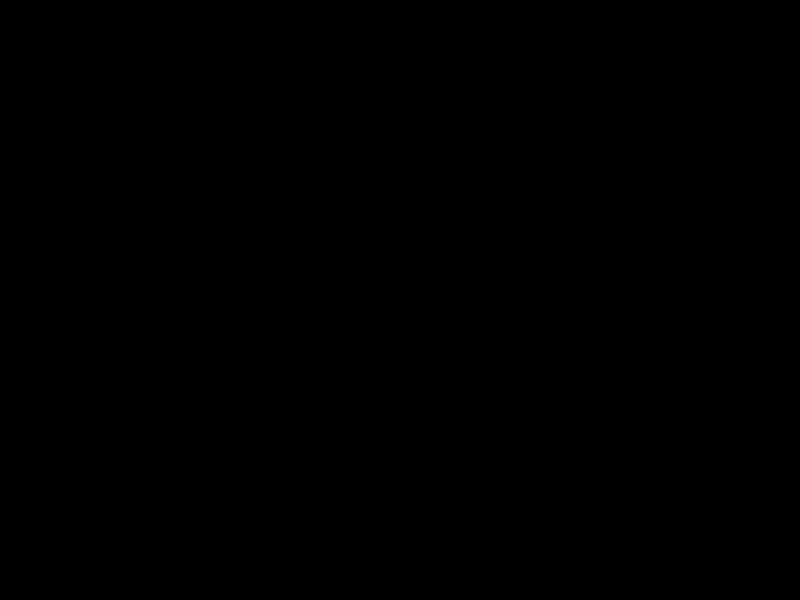
Frame 1 (no input)
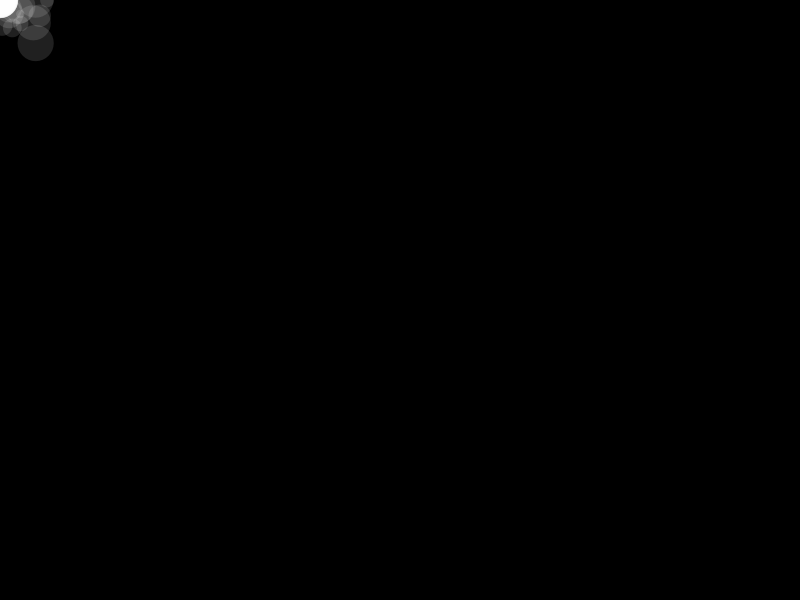
Frame 60 (the mouse pressed at the canvas centre just before this capture)
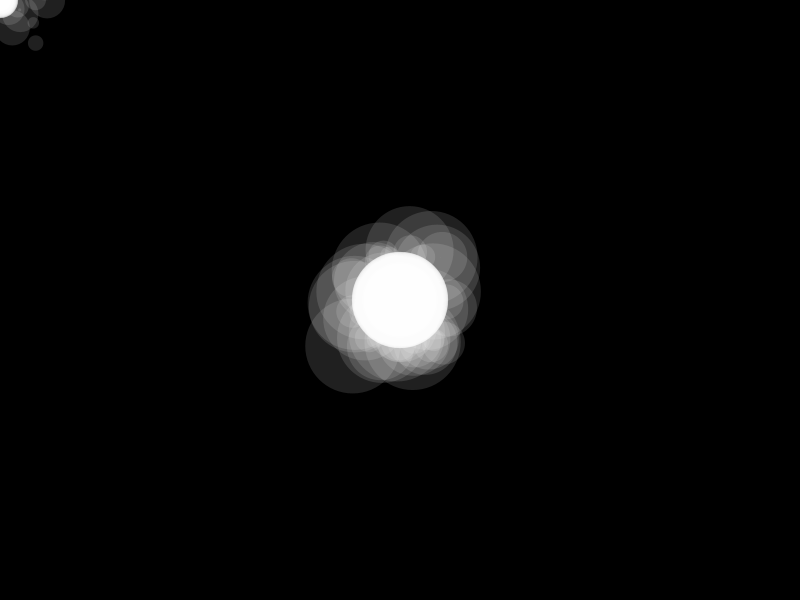
Frame 120 (the mouse held since frame 60 and released just before this capture)

The Processing sketch that drew these frames (run headless with seeded random() and noise(); from frame 60 on, the mouse is pressed at the canvas centre):

// Processing sketch: draw_mouse_final
// ── draw_mouse_final.pde
/* Draw 2 trails using functions to reduce repetition in code */

ArrayList<PVector> trail1;
ArrayList<PVector> trail2;

void setup() {
  // Set up your stage
  size(800, 600);
  //fullScreen();
  background(255);

  trail1 = new ArrayList<PVector>();
  trail2 = new ArrayList<PVector>();
}

void draw() {
  background(0);

  // Look up other ways to draw stuff in the reference
  //line(mouseX, mouseY, pmouseX, pmouseY);
  
  // Grab the mouse position and store it in a PVector
  PVector mouse = new PVector(mouseX, mouseY);
  
  // Add the current mouse position to the ArrayList trail1
  trail1.add(mouse);
  
  // Calculate a new position that's randomly offset from the mouse position by up to 50 pixels
  PVector noodle = new PVector(mouseX + random(-50, 50), mouseY + random(-50, 50));
  
  // Add that new position to the ArrayList trail2
  trail2.add(noodle);
  
  // Draw trail 1 with an opacity of 64
  drawTrail(trail1, 64);
  
  // Draw trail 2 with an opacity of 32
  drawTrail(trail2, 32);

}

// Function for drawing trails
void drawTrail(ArrayList<PVector> trail, float alpha) {
  
  // When trail has more than 100 positions, delete the oldest one
  if (trail.size() > 100) {
    trail.remove(0);
  }
  
  // Draw the trail
  // Calculate the size of the ellipse for each position in the trail based off it's "age" (counter)
  int counter = 0;
  fill(255, alpha);
  noStroke();
  for (PVector t : trail) {
    counter++;
    float sz = calcSize(counter);
    ellipse(t.x, t.y, sz, sz);
  }   
  angle = 0;
}

// Function for calculating size of the ellipse for each position using the sin function
float angle = 0;
float calcSize(float base) {
  angle += 0.05;
  return base*sin(angle);
}
